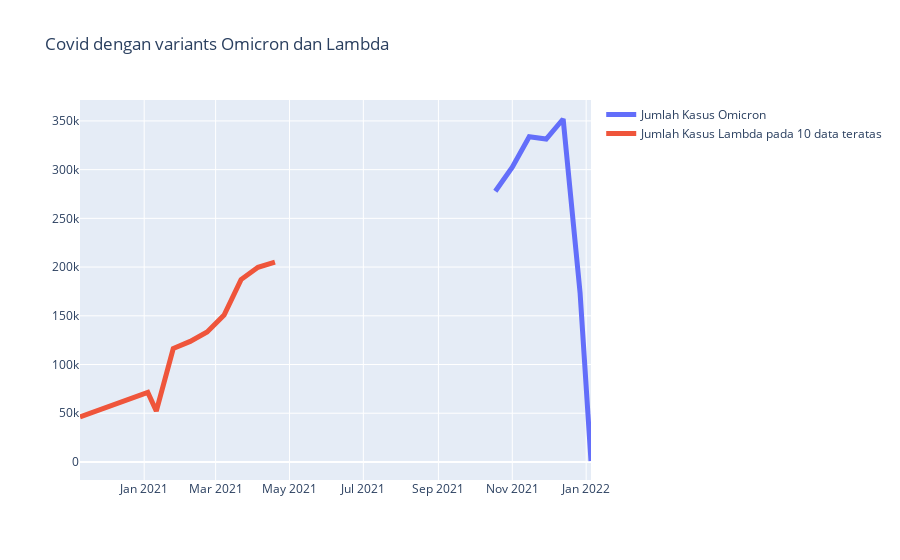

The cell this chart's notebook holds for it:
### Markdown cell above
Membandingkan keseluruhan data variants Omicron dan variants lambda pada 10 data teratas saja

### Code cell
fig = go.Figure()
fig.add_trace(go.Scatter(x=omicron_global["date"],y=omicron_global["num_sequences_total"],mode='lines',line_width=5,name="Jumlah Kasus Omicron"))
fig.add_trace(go.Scatter(x=lambda_global_limit10["date"],y=lambda_global_limit10["num_sequences_total"],mode='lines',line_width=5,name="Jumlah Kasus Lambda pada 10 data teratas"))
fig.update_layout(title='Covid dengan variants Omicron dan Lambda')
fig.show()

### Figure 1 — Plotly figure (JSON) as saved in the notebook; plotly's stock layout.template omitted (floating-point values rounded to 4 significant figures)
{"data": [{"line": {"width": 5}, "mode": "lines", "name": "Jumlah Kasus Omicron", "type": "scatter", "x": ["2021-10-18", "2021-11-01", "2021-11-15", "2021-11-29", "2021-12-13", "2021-12-27", "2022-01-05"], "y": [277844, 302444, 333778, 331383, 351966, 173286, 979]}, {"line": {"width": 5}, "mode": "lines", "name": "Jumlah Kasus Lambda pada 10 data teratas", "type": "scatter", "x": ["2020-11-09", "2021-01-04", "2021-01-11", "2021-01-25", "2021-02-08", "2021-02-22", "2021-03-08", "2021-03-22", "2021-04-05", "2021-04-19"], "y": [46202, 71324, 52251, 116398, 123716, 133425, 150683, 187185, 199741, 205153]}], "layout": {"title": {"text": "Covid dengan variants Omicron dan Lambda"}}}
